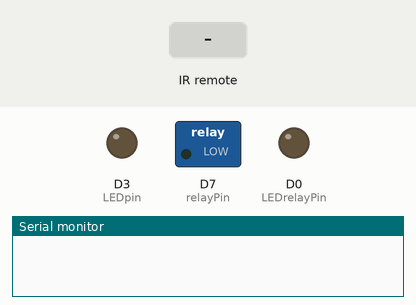
Recording of a sketch running on a simulated ESP8266 (NodeMCU). Shown: switched loads named in the sketch (green lamp = pin HIGH), output pins drawn as LEDs (lit = HIGH), the last lines printed to the serial monitor. The inputs (shaded band) are chosen by the test bench.

Above: at 1.2 s.
1.3 s: infrared code 0x304704 received
At 2.5 s:
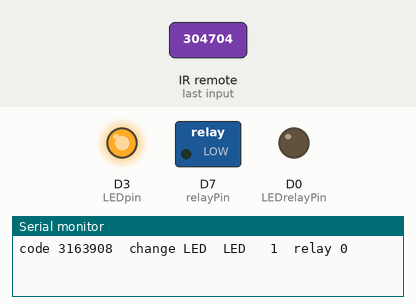
2.8 s: infrared code 0x304705 received
At 3.7 s:
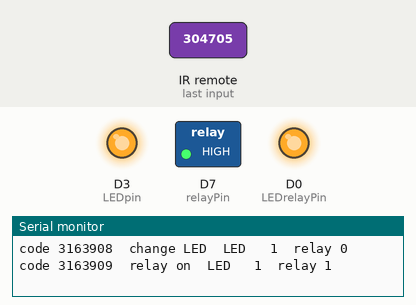
4.3 s: infrared code 0x304704 received
At 4.8 s:
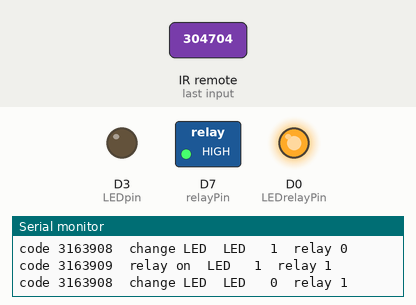
Timing chart, 0 to 7.3 s (numbered marks = the images above; inputs shaded):
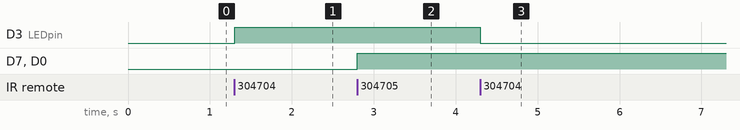

Measured:
- after the input at 1.3 s, D3 (LEDpin): LOW → HIGH at once
- after the input at 2.8 s, D7 (relayPin), D0 (LEDrelayPin): LOW → HIGH at once
- after the input at 4.3 s, D3 (LEDpin): HIGH → LOW at once

The sketch:

Listing15-7.ino
```cpp
/*******************************************************************************
 * Sketch name: Receive signal to control load
 * Description: Receive RC codes with rc-switch library
 * Created on:  October 2020
 * Author:      Neil Cameron
 * Book:        Electronics Projects with the ESP8266 and ESP32
 * Chapter :    15 - Radio Frequency Communication
 ******************************************************************************/

#include <RCSwitch.h>          // include the rc-switch library
RCSwitch rc = RCSwitch();       // associate rc with rc-switch lib
int LEDpin = D3;            // LED to change state
int LEDrelayPin = D0;         // LED associated with relay
int relayPin = D7;          // define MOSFET/relay pin
unsigned long value;

void setup()
{
  Serial.begin(9600);         // define Serial Monitor baud rate
  digitalPinToInterrupt(D2);        // set pin as interrupt
  rc.enableReceive(D2);         // receive data on interrupt pin
//  digitalWrite(relayPin, HIGH);     // set relayPin HIGH before
  pinMode(relayPin, OUTPUT);        //  defining relayPin
  pinMode(LEDpin, OUTPUT);
  pinMode(LEDrelayPin, OUTPUT);
}

void loop()
{
  if (rc.available())         // if a signal is received
  {
    value = rc.getReceivedValue();
    if (value != 0)         // signal value not equal to zero
    {               // display signal value
      Serial.print("code ");Serial.print(value);
      if(value == 3163908)        // Light button pressed
      {
        Serial.print("\tchange LED");   // display action
        digitalWrite(LEDpin, !digitalRead(LEDpin)); // turn on or off LED
      }
      else if(value == 3163909)     // Bright+ button pressed
      {
        Serial.print("\trelay on");
        digitalWrite(LEDrelayPin, HIGH);    // turn on relay LED
        digitalWrite(relayPin, HIGH);   // turn on relay
      }
      else if (value == 3163910)      // Bright- button pressed
      {
        Serial.print("\trelay off");
        digitalWrite(LEDrelayPin, LOW);   // turn off relay LED
        digitalWrite(relayPin, LOW);    // turn off relay
      }
      else Serial.print("\tno action");
      Serial.print("\tLED   ");
      Serial.print(digitalRead(LEDpin));    // display LED and relay states
      Serial.print("\trelay ");
      Serial.println(digitalRead(relayPin));
    }
    else Serial.println("Unknown encoding");
    rc.resetAvailable();        // ready to receive new signal
  }
}
```
